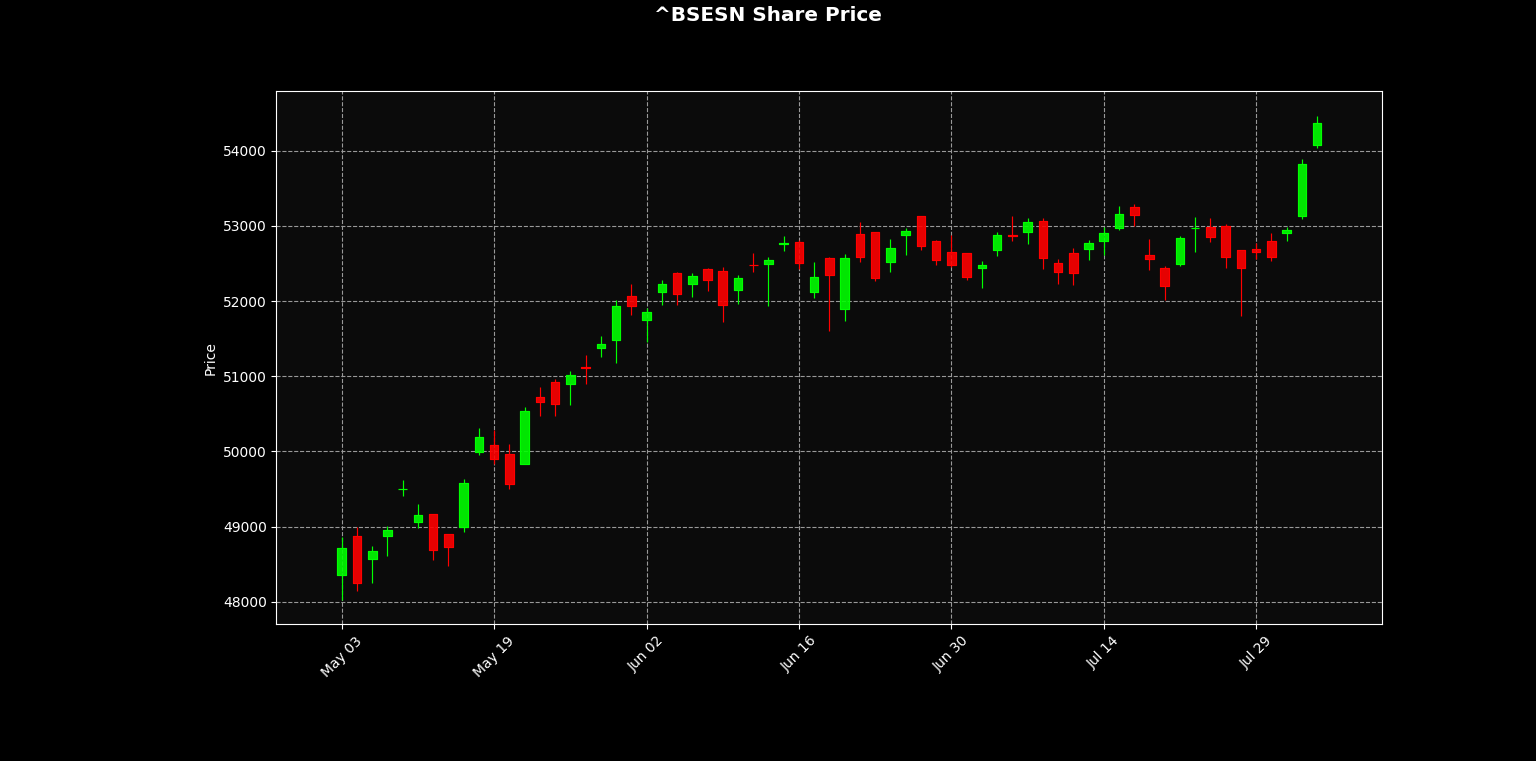

This figure's Python source:
# Note: The commented code is for the mpl_finance method which is deprecated now.

import datetime as dt
import pandas_datareader as web
#import matplotlib.pyplot as plt
#import matplotlib.dates as mdates
import mplfinance as mpf
#from mpl_finance import candlestick_ohlc

# Find Time Frame (Range) 

start = dt.datetime(2021,5,1) #Year, Month, Day
# This date range can be any considering the company existed on market during that time.

end = dt.datetime.now()

# Load Data
ticker_symbol = input('Enter the stock ticker which you wish to plot the chart: ')
data = web.DataReader(ticker_symbol, 'yahoo', start, end)

# print(data)

# Restructuring the Data
data = data[['Open', 'High', 'Low', 'Close']]
# data.reset_index(inplace = True)
# data['Date'] = data['Date'].map(mdates.date2num)
# print(data.head())

# Visualization

""" First, install mpl_finance

pip install https://github.com/matplotlib/mpl_finance/archive/master.zip
Second, upgrade mpl_finance

pip install --upgrade mplfinance """

# ax = plt.subplot()
# ax.grid(True)
# ax.set_axisbelow(True)
# ax.set_title('{} Share Price'.format(ticker_symbol), color='white')
# ax.set_facecolor('black')
# ax.figure.set_facecolor('#121212')
# ax.tick_params(axis = 'x', colors='white')
# ax.tick_params(axis = 'y', colors='white')
# ax.xaxis_date()

# candlestick_ohlc(ax, data.values, width = 0.5, colorup = '#00ff00')
# plt.show()

data.index.name = 'Date'
colors = mpf.make_marketcolors(up='#00ff00', down='#ff0000', wick='inherit', edge='inherit', volume="in")
mpf_style = mpf.make_mpf_style(base_mpf_style='nightclouds', marketcolors=colors)

mpf.plot(data, type='candle',title = '{} Share Price'.format(ticker_symbol), style = mpf_style, ylabel = 'Price')
mpf.show()
